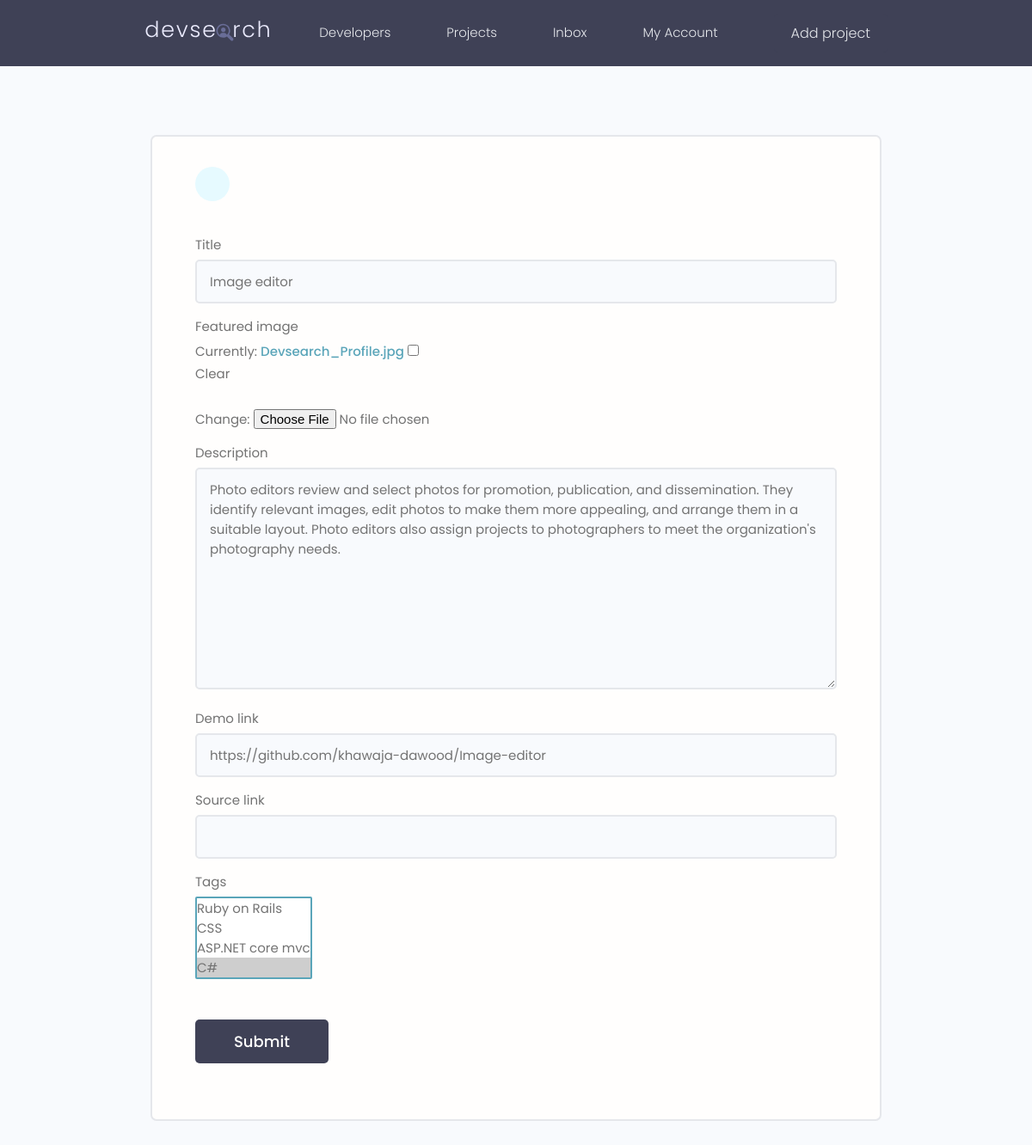
Screenshot of /update-project/adbed395f70c4ffaadf08871b358a322/ with the database file from the repository.
### projects/models.py (models this page shows, shortened)
class Project(models.Model):
    id = models.UUIDField(default=uuid.uuid4, unique=True, primary_key=True, editable=False)
    title = models.CharField(max_length=150, unique=True)
    developer = models.ForeignKey(settings.AUTH_USER_MODEL, max_length=150, on_delete=models.CASCADE, null=True, blank=True)
    featured_image = models.ImageField(null=True, blank=True, default='default.jpg')
    description = models.TextField(null=True, blank=True)
    demo_link = models.CharField(max_length=200, null=True, blank=True, unique=True)
    source_link = models.CharField(max_length=200, null=True, blank=True, unique=True)
    vote_total = models.IntegerField(default=0)
    vote_ratio = models.IntegerField(default=0)
    created = models.DateTimeField(auto_now_add=True)
    tags = models.ManyToManyField('Tag', blank=True)
    active = models.BooleanField(default=True)

### projects/views.py (the view)
# urls.py: path('update-project/<str:pk>/', views.update_project, name='update-project'),
def update_project(request, pk):
    project_data = Project.objects.get(id=pk)
    form = ProjectForm(instance=project_data)
    if request.method == 'POST':
        form = ProjectForm(request.POST, request.FILES, instance=project_data)
        project_data.title = project_data.title + " (UPDATED)"
        if form.is_valid():
            form.save()
            return redirect('projects-home')
    context = {'form': form}
    return render(request, template_name='projects/project-form.html', context=context)

### projects/forms.py
class ProjectForm(ModelForm):
    class Meta:
        model = Project
        fields = '__all__'
        exclude = ['vote_total', 'vote_ratio', 'active', 'developer']
    def __init__(self, *args, **kwargs):
        super(ProjectForm, self).__init__(*args, **kwargs)
        for key, value in self.fields.items():
            value.widget.attrs.update({'class': 'input'})

### projects/models.py (called while the page is built)
    def __str__(self):
        return self.name

### projects/templates/projects/project-form.html (shortened to what this page needs)
{% extends 'main.html' %}
{% load crispy_forms_filters %}
{% load crispy_forms_tags %}
{% block content %}
    <main class="formPage my-xl">
        <div class="content-box">
            <div class="formWrapper">
                <a class="backButton" href="#"></a>
                <br>
                <form class="form" method="POST" enctype="multipart/form-data" action="">
                    {% for field in form %}
                    <div class="form__field">
                        <label for="formInput#text">{{ field.label }}</label>
                        {{ field }}
                    </div>
                    {% endfor %}
                    <input class="btn btn--sub btn--lg  my-md" type="submit" value="Submit" />
                </form>
            </div>
        </div>
    </main>
{% endblock content %}

### Static/CSS/app.css (style rules this page uses)
:root { --color-sub: #2d2d39; }
.btn--sub { background-color: var(--color-sub-light); }
.content-box { width: 95%; max-width: 85rem; margin: 0 auto; }
.backButton { background: var(--color-main-light); color: var(--color-main); width: 4rem; height: 4rem; display: flex; align-items: center; justify-content: center; border-radius: 50%; }
.formPage .formWrapper { list-style: none; background: var(--color-white); padding: 3.5rem 5rem; border: 2px solid var(--color-light); border-radius: 0.7rem; }

### Static/uikit/styles/modules/_variables.css (style rules this page uses)
:root { --color-main: #5aa5b9; --color-main-light: #e6faff; --color-sub: #3f4156; --color-sub-light: #51546e; --color-sub-lighter: #ededfd; --color-text: #737373; --color-gray: #8b8b8b; --color-light: #e5e7eb; --color-light-gray: #767676; --color-bg: #f8fafd; --color-white: #fffefd; --color-white-light: #f3f3f3; --color-success: #359e64; --color-success-bg: #def8e8; --color-error: #fc4b0b; --color-error-bg: #fff2ee; --font-base: 'Poppins', arial, helvetica, 'Segoe UI', roboto, ubuntu, sans-serif; --font-monospace: 'Fira Code', 'Courier New', courier, monospace; --font-regular: 300; --font-medium: 500; --font-bold: 700; --generic-shadow: 1px 1px 5px #00000010; --generic-transition: all 0.3s ease-in-out; }

### Static/uikit/styles/modules/_base.css (style rules this page uses)
* { margin: 0; padding: 0; box-sizing: border-box; text-rendering: optimizeLegibility; color: inherit; font-size: inherit; }
html { font-size: 50%; }
@media only screen and (min-width: 480px) { html { font-size: 56.25%; } }
@media only screen and (min-width: 1200px) { html { font-size: 62.5%; } }
body { line-height: 1.6; font-weight: 400; font-size: 1.5rem; color: var(--color-text); background-color: var(--color-bg); min-height: 100vh; }

### Static/uikit/styles/modules/_typography.css (style rules this page uses)
* { font-family: var(--font-base); }
a { padding-bottom: 2px; text-decoration: none; display: inline-block; color: var(--color-main); font-weight: var(--font-medium); }

### Static/uikit/styles/modules/_utilities.css (style rules this page uses)
.my-md { margin: 3rem auto; }
.my-xl { margin: 8rem auto; }

### Static/uikit/styles/modules/_button.css (style rules this page uses)
.btn { display: inline-block; position: relative; cursor: pointer; background-color: var(--color-light); font-weight: var(--font-medium); color: var(--color-sub); text-decoration: none; padding: 1rem 2rem; border-radius: 0.5rem; border: none; width: -webkit-fit-content; width: -moz-fit-content; width: fit-content; height: -webkit-fit-content; height: -moz-fit-content; height: fit-content; font-size: 1.6rem; outline-width: 0; outline-color: transparent; -webkit-backface-visibility: hidden; backface-visibility: hidden; transition: all 0.3s ease-in-out; }
.btn--sub { background-color: var(--color-sub); color: var(--color-white); }
.btn--lg { font-size: 1.8rem; padding: 1.2rem 4.5rem; }

### Static/uikit/styles/modules/_form.css (style rules this page uses)
.form { display: block; }
.form__field { margin-top: 1.5rem; margin-bottom: 1.5rem; }
.form__label, .form__field > label { display: block; margin-bottom: 0.5rem; color: var(--color-text); }
input.input[type='text'], input.input[type='email'], input.input[type='password'], input.input[type='number'], textarea.input { min-width: 24rem; width: 100%; padding: 1.2rem 1.5rem; border-radius: 0.5rem; border: 2px solid var(--color-light); transition: all 0.3s ease-in-out; background-color: var(--color-bg); }
input.input[type='text']:focus, input.input[type='email']:focus, input.input[type='password']:focus, input.input[type='number']:focus, input.input[type='text']:active, input.input[type='email']:active, input.input[type='password']:active, input.input[type='number']:active, select.input, textarea.input:focus, textarea.input:active { outline: none; border: 2px solid var(--color-main); }

### rows the page displays
Project: form "Image editor" "Photo editors review and select photos for promotion, publication, and dissemination. They identify relevant images, edit photos to make them more appealing, and arrange them in a suitable layout. Photo editors also assign projects to photographers to meet the organization's photography needs." "https://github.com/khawaja-dawood/Image-editor"

### other values shown
{{ field.label }} "Title" "Featured image" "Description" "Demo link" "Source link" "Tags"
